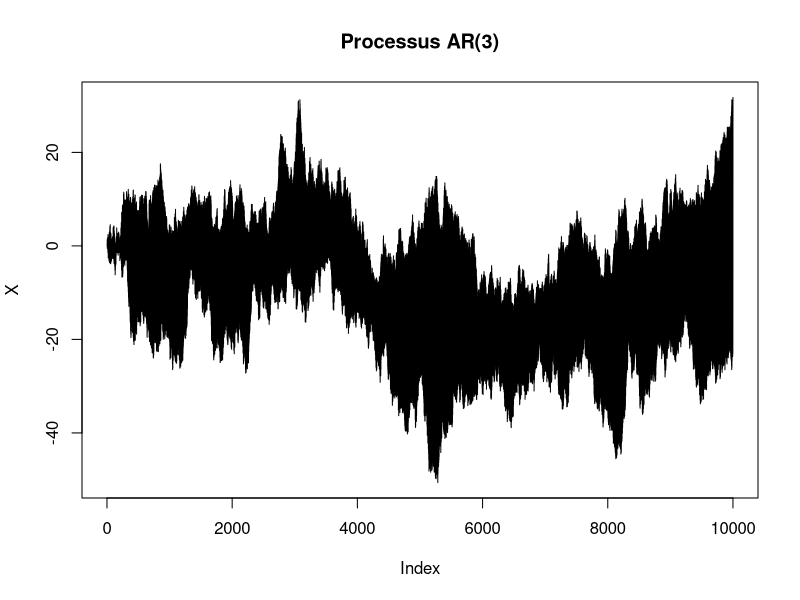
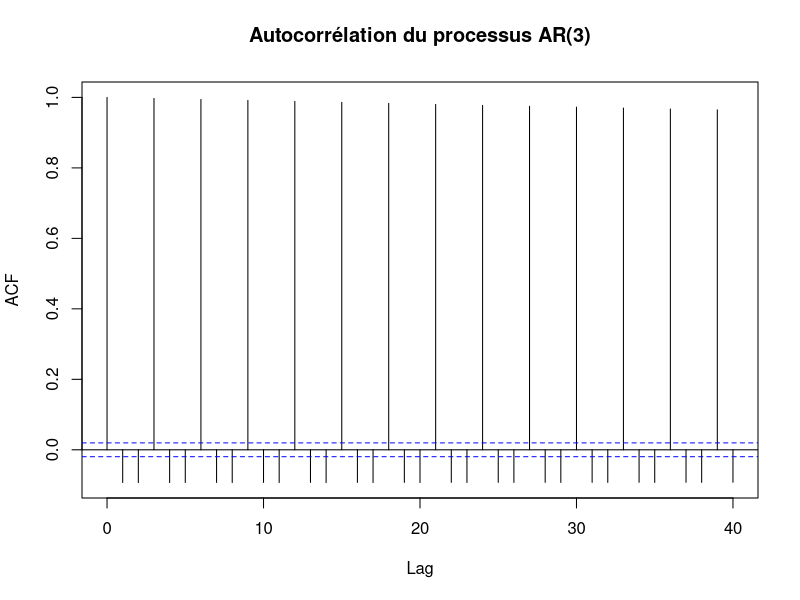

Reproduce these figures in R, in order.
# Exercice : AR(3) avec un seul coefficient non nul

# Définir le paramètre alpha et la taille de la série
alpha <- 1 # Assurez-vous que |alpha| < 1
n <- 10000 # Nombre de points dans la série temporelle

# Initialiser la série avec des zéros
X <- rep(0, n)

# Générer le bruit blanc avec une variance de 1
epsilon <- rnorm(n, mean = 0, sd = 1)

# Générer le processus AR(3)
for (i in 4:n) {
  X[i] <- alpha * X[i-3] + epsilon[i]
}

# Tracer la série temporelle
plot(X, type = "l", main = "Processus AR(3)")

# Tracer la fonction d'autocorrélation
acf(X, main = "Autocorrélation du processus AR(3)")
